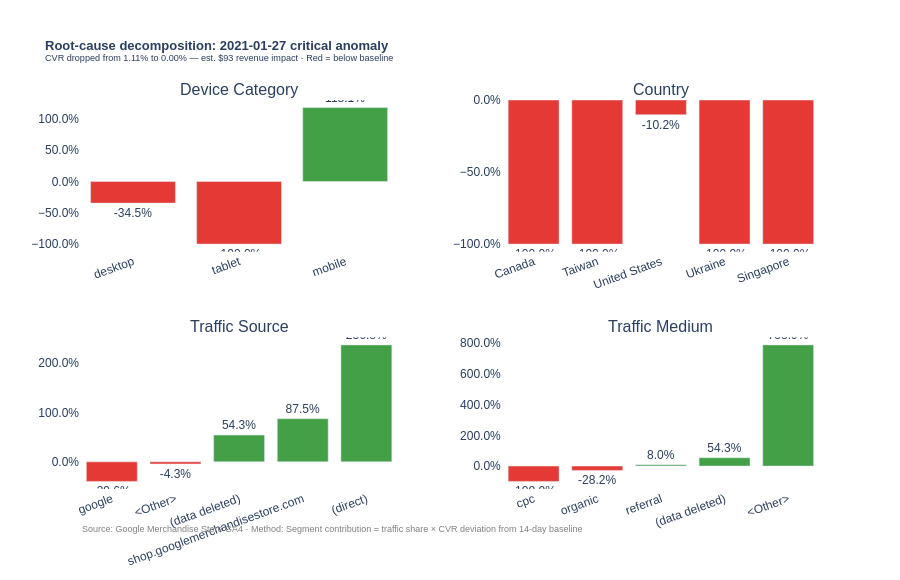

The notebook cell saved with this chart:
### Code cell
# Root cause visualization — 4-panel decomposition chart
fig = make_subplots(
    rows=2, cols=2,
    subplot_titles=[
        d.replace('_', ' ').title()
        for d in decompositions.keys()
    ],
    vertical_spacing=0.22,
    horizontal_spacing=0.14
)

positions = [(1,1), (1,2), (2,1), (2,2)]

for idx, (dim, df_decomp) in enumerate(decompositions.items()):
    if idx >= 4:
        break
    row, col = positions[idx]
    df_plot = df_decomp.nsmallest(5, 'contribution')
    colors = [
        '#E53935' if c < 0 else '#43A047'
        for c in df_plot['contribution']
    ]
    
    fig.add_trace(
        go.Bar(
            x=df_plot['segment'].astype(str),
            y=df_plot['cvr_drop_pct'],
            marker_color=colors,
            text=[f"{v:.1%}" for v in df_plot['cvr_drop_pct']],
            textposition='outside',
            showlegend=False,
            hovertemplate=(
                '%{x}<br>CVR drop: %{y:.2%}<extra></extra>'
            )
        ),
        row=row, col=col
    )

fig.update_layout(
    title=dict(
        text=(
            f"<b>Root-cause decomposition: "
            f"{critical_date.date()} critical anomaly</b><br>"
            f"<sup>CVR dropped from {baseline_cvr:.2%} to "
            f"{actual_cvr:.2%} — "
            f"est. ${abs(revenue_impact):,.0f} revenue impact · "
            f"Red = below baseline</sup>"
        ),
        font=dict(size=13)
    ),
    height=580,
    plot_bgcolor='white',
    paper_bgcolor='white',
    font_family='Arial'
)
fig.update_yaxes(tickformat='.1%')
fig.update_xaxes(tickangle=-20)
fig.add_annotation(
    text=(
        "Source: Google Merchandise Store GA4 · "
        "Method: Segment contribution = "
        "traffic share × CVR deviation from 14-day baseline"
    ),
    xref="paper", yref="paper",
    x=0, y=-0.12, showarrow=False,
    font=dict(size=9, color='grey')
)

fig.show()
fig.write_html('../outputs/root_cause_chart.html')
print("✓ Root cause chart saved")

### Figure 1 — Plotly figure (JSON) as saved in the notebook; plotly's stock layout.template omitted (floating-point values rounded to 4 significant figures)
{"data": [{"hovertemplate": "%{x}<br>CVR drop: %{y:.2%}<extra></extra>", "marker": {"color": ["#E53935", "#E53935", "#43A047"]}, "showlegend": false, "text": ["-34.5%", "-100.0%", "118.1%"], "textposition": "outside", "type": "bar", "x": ["desktop", "tablet", "mobile"], "xaxis": "x", "y": [-0.3448, -1.0, 1.181], "yaxis": "y"}, {"hovertemplate": "%{x}<br>CVR drop: %{y:.2%}<extra></extra>", "marker": {"color": ["#E53935", "#E53935", "#E53935", "#E53935", "#E53935"]}, "showlegend": false, "text": ["-100.0%", "-100.0%", "-10.2%", "-100.0%", "-100.0%"], "textposition": "outside", "type": "bar", "x": ["Canada", "Taiwan", "United States", "Ukraine", "Singapore"], "xaxis": "x2", "y": [-1.0, -1.0, -0.1024, -1.0, -1.0], "yaxis": "y2"}, {"hovertemplate": "%{x}<br>CVR drop: %{y:.2%}<extra></extra>", "marker": {"color": ["#E53935", "#E53935", "#43A047", "#43A047", "#43A047"]}, "showlegend": false, "text": ["-39.6%", "-4.3%", "54.3%", "87.5%", "236.8%"], "textposition": "outside", "type": "bar", "x": ["google", "<Other>", "(data deleted)", "shop.googlemerchandisestore.com", "(direct)"], "xaxis": "x3", "y": [-0.3959, -0.04348, 0.5429, 0.875, 2.368], "yaxis": "y3"}, {"hovertemplate": "%{x}<br>CVR drop: %{y:.2%}<extra></extra>", "marker": {"color": ["#E53935", "#E53935", "#43A047", "#43A047", "#43A047"]}, "showlegend": false, "text": ["-100.0%", "-28.2%", "8.0%", "54.3%", "788.9%"], "textposition": "outside", "type": "bar", "x": ["cpc", "organic", "referral", "(data deleted)", "<Other>"], "xaxis": "x4", "y": [-1.0, -0.2817, 0.08021, 0.5429, 7.889], "yaxis": "y4"}], "layout": {"annotations": [{"font": {"size": 16}, "showarrow": false, "text": "Device Category", "x": 0.215, "xanchor": "center", "xref": "paper", "y": 1, "yanchor": "bottom", "yref": "paper"}, {"font": {"size": 16}, "showarrow": false, "text": "Country", "x": 0.785, "xanchor": "center", "xref": "paper", "y": 1, "yanchor": "bottom", "yref": "paper"}, {"font": {"size": 16}, "showarrow": false, "text": "Traffic Source", "x": 0.215, "xanchor": "center", "xref": "paper", "y": 0.39, "yanchor": "bottom", "yref": "paper"}, {"font": {"size": 16}, "showarrow": false, "text": "Traffic Medium", "x": 0.785, "xanchor": "center", "xref": "paper", "y": 0.39, "yanchor": "bottom", "yref": "paper"}, {"font": {"color": "grey", "size": 9}, "showarrow": false, "text": "Source: Google Merchandise Store GA4 · Method: Segment contribution = traffic share × CVR deviation from 14-day baseline", "x": 0, "xref": "paper", "y": -0.12, "yref": "paper"}], "font": {"family": "Arial"}, "height": 580, "paper_bgcolor": "white", "plot_bgcolor": "white", "title": {"font": {"size": 13}, "text": "<b>Root-cause decomposition: 2021-01-27 critical anomaly</b><br><sup>CVR dropped from 1.11% to 0.00% — est. $93 revenue impact · Red = below baseline</sup>"}, "xaxis": {"anchor": "y", "domain": [0, 0.43], "tickangle": -20}, "xaxis2": {"anchor": "y2", "domain": [0.57, 1], "tickangle": -20}, "xaxis3": {"anchor": "y3", "domain": [0, 0.43], "tickangle": -20}, "xaxis4": {"anchor": "y4", "domain": [0.57, 1], "tickangle": -20}, "yaxis": {"anchor": "x", "domain": [0.61, 1], "tickformat": ".1%"}, "yaxis2": {"anchor": "x2", "domain": [0.61, 1], "tickformat": ".1%"}, "yaxis3": {"anchor": "x3", "domain": [0, 0.39], "tickformat": ".1%"}, "yaxis4": {"anchor": "x4", "domain": [0, 0.39], "tickformat": ".1%"}}}
